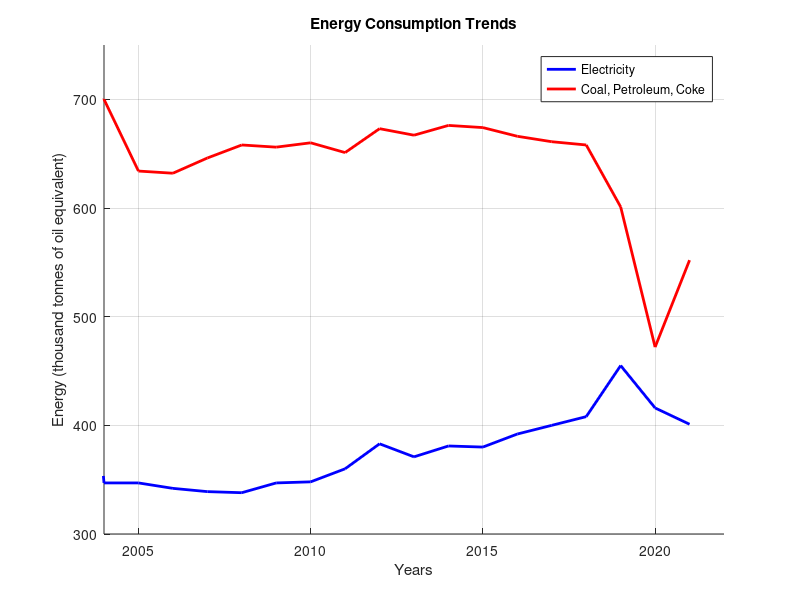
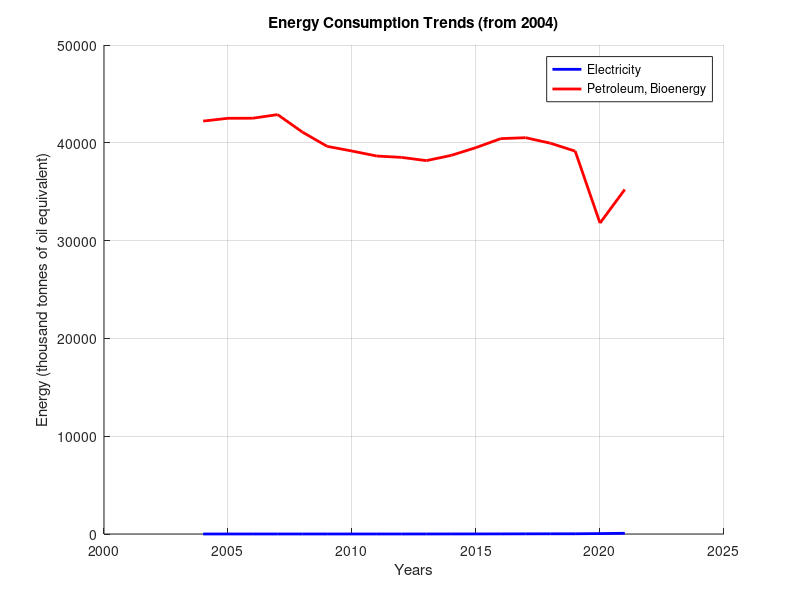

Source code (MATLAB) for these figures, in order:
electricity = [234, 237, 229, 224, 234, 249, 247, 252, 254, 254, 262, 259, 229, 247, 247, 254, 259, 264, 282, 272, 455, 454, 461, 641, 599, 636, 710, 729, 732, 738, 741, 759, 727, 706, 347, 347, 342, 339, 338, 347, 348, 360, 383, 371, 381, 380, 392, 400, 408, 455, 416, 401];
coal_petroleum_coke = [1254, 1186, 1121, 1123, 1048, 1000, 945, 950, 967, 947, 919, 877, 793, 849, 816, 821, 809, 761, 766, 702, 668, 685, 715, 665, 651, 654, 629, 516, 608, 632, 639, 664, 662, 667, 700, 634, 632, 646, 658, 656, 660, 651, 673, 667, 676, 674, 666, 661, 658, 601, 472, 552];

years = 1970:2021; % Years range from 1970 to 2021

% Plot the data
figure;
hold on;
plot(years, electricity, 'b-', 'LineWidth', 2);
plot(years, coal_petroleum_coke, 'r-', 'LineWidth', 2);
hold off;

% Set plot properties
title('Energy Consumption Trends');
xlabel('Years');
ylabel('Energy (thousand tonnes of oil equivalent)');
legend('Electricity', 'Coal, Petroleum, Coke');

% Adjust the axes limits if needed
 xlim([2004, 2022]);
 ylim([300, 750]);

% Add gridlines
grid on;


years = 2004:2021; % Years range from 2004 to 2021

% Data
electricity = [2, 42221;
               2, 42507;
               2, 42513;
               2, 42884;
               2, 41098;
               2, 39635;
               2, 39159;
               2, 38646;
               2, 38508;
               3, 38177;
               6, 38713;
               8, 39510;
               11, 40429;
               16, 40522;
               21, 39959;
               23, 39146;
               44, 31792;
               74, 35229];

% Filter the data for the years starting from 2004
start_index = find(years == 2004);
electricity_filtered = electricity(start_index:end, :);

% Plot the filtered data
figure;
hold on;
plot(years(start_index:end), electricity_filtered(:, 1), 'b-', 'LineWidth', 2);
plot(years(start_index:end), electricity_filtered(:, 2), 'r-', 'LineWidth', 2);
hold off;

% Set plot properties
title('Energy Consumption Trends (from 2004)');
xlabel('Years');
ylabel('Energy (thousand tonnes of oil equivalent)');
legend('Electricity', 'Petroleum, Bioenergy');

% Add gridlines
grid on;
